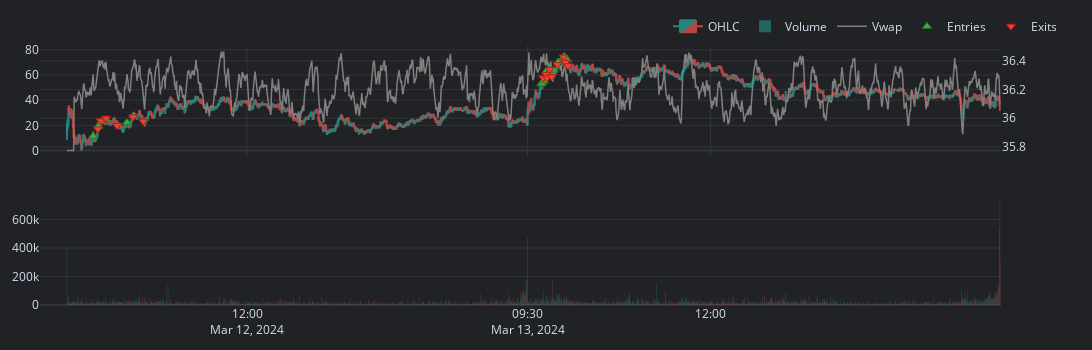

Source (notebook cell):
### Code cell
symbol_wrapper = basic_data.get_symbol_wrapper()

@vbt.njit
def elapsed_minutes_from_open_nb(time_in_ns):
    market_open_minutes = 570  # 9 hours * 60 minutes + 30 minutes
    current_minutes = vbt.dt_nb.hour_nb(time_in_ns) * 60 + vbt.dt_nb.minute_nb(time_in_ns)
    #print("current_minutes", current_minutes)
    # Calculate elapsed minutes since market open at 9:30 AM
    elapsed_minutes = current_minutes - market_open_minutes
    print( "elapsed_from_open", elapsed_minutes)
    return elapsed_minutes if elapsed_minutes >= 0 else 0

@vbt.njit
def entry_place_func_nb(c, low, close, time_in_ns, rsi14, window_open, window_close):
    # if c.from_i == 0:  # (1)!
    #     c.out[0] = True
    #     return -1
    # print("ted")
    # print(c.from_i)
    #exit_i = c.from_i - c.wait  # (2)!
    #exit_price = close[exit_i, c.col]  # (3)!
    #hit_price = exit_price * (1 - th)
    market_open_minutes = 570  # 9 hours * 60 minutes + 30 minutes

    for out_i in range(len(c.out)):
        i = c.from_i + out_i

        current_minutes = vbt.dt_nb.hour_nb(time_in_ns[i]) * 60 + vbt.dt_nb.minute_nb(time_in_ns[i])
        #print("current_minutes", current_minutes)
        # Calculate elapsed minutes since market open at 9:30 AM
        elapsed_from_open = current_minutes - market_open_minutes
        elapsed_from_open = elapsed_from_open if elapsed_from_open >= 0 else 0
        #print( "elapsed_from_open", elapsed_from_open)

        #elapsed_from_open = elapsed_minutes_from_open_nb(time_in_ns) 
        in_window = elapsed_from_open > window_open and elapsed_from_open < window_close
        #print("in_window", in_window)
        # if in_window:
        #     print("in window")

        if in_window and rsi14[i] > 60: # and low[i, c.col] <= hit_price: # and hour == 9:  # (4)!
            return out_i
    return -1

#whether the date changed
# day_changed_nb(
#     ts1,
#     ts2
# )

# h_ns(ts1) int


@vbt.njit
def exit_place_func_nb(c, high, close, time_index, tp, sl):  # (5)!
    entry_i = c.from_i - c.wait
    entry_price = close[entry_i, c.col]
    hit_price = entry_price * (1 + tp)
    stop_price = entry_price * (1 - sl)
    for out_i in range(len(c.out)):
        i = c.from_i + out_i

        


        last_bar_of_day = vbt.dt_nb.day_changed_nb(time_index[i], time_index[i + 1])

        #print(next_day)
        if last_bar_of_day: #pokud je dalsi next day, tak zavirame posledni
            print("ted",out_i)
            return out_i
        if high[i, c.col] >= hit_price or close[i, c.col] <= stop_price :
            return out_i
    return -1

index = basic_data.wrapper.index

#minutes from market open
market_open_time = pd.to_timedelta('09:30:00')

# Calculate the market open datetime for each day
market_opens = index.normalize() + market_open_time

minutes_from_open = (index - market_opens).total_seconds() / 60

print(minutes_from_open)


#index 9:30 az 10:00
time_entry_window = ((index.time >= pd.Timestamp("09:30:00").time())&
                        (index.time <= pd.Timestamp("14:00:00").time()))


print(time_entry_window)
print(rsi_new)
rsi_entries = rsi_new.vbt.crossed_below(64)
rsi_entries = rsi_entries < 40
rsi_entries_array = rsi_entries.vbt.to_1d_array()
print(rsi_entries_array)




entries, exits = vbt.pd_acc.signals.generate_both(  # (6)!
    symbol_wrapper.shape,
    entry_place_func_nb=entry_place_func_nb,
    #timeindex to ns to numba
    entry_place_args=(vbt.Rep("low"), vbt.Rep("close"), vbt.dt.to_ns(basic_data.wrapper.index), vbt.Rep("rsi14"), 0, 380),  # (7)!
    exit_place_func_nb=exit_place_func_nb,
    exit_place_args=(vbt.Rep("high"), vbt.Rep("close"), vbt.dt.to_ns(basic_data.wrapper.index), 0.001, 0.001),
    wrapper=symbol_wrapper,
    broadcast_named_args=dict(  # (8)!
        high=basic_data.get("High"),
        low=basic_data.get("Low"),
        close=basic_data.get("Close"),
        rsi14=basic_data.get("Rsi14"),
        window_open=10,
        window_close=60
    ),
    broadcast_kwargs=dict(post_func=np.asarray)  # (9)!
)


plot_rsi(close, rsi_new, entries, exits).show()

# fig = basic_data.plot(
#     symbol="BAC", 
#     ohlc_trace_kwargs=dict(opacity=0.5), 
#     plot_volume=False
# )

# #rsi_entries.vbt.plot(fig=fig)
# entries.vbt.signals.plot_as_entries(
#     y=close, fig=fig)
# exits.vbt.signals.plot_as_exits(
#     y=close, fig=fig)
# fig.show()  # (10)!
